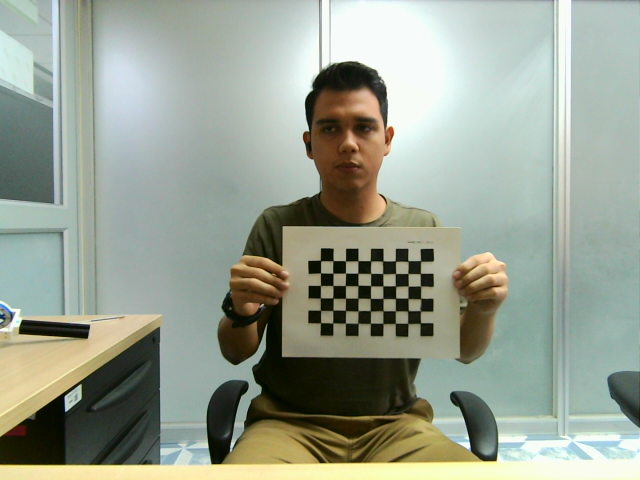
#> input picture captures/left2/LEFT_visible_20250710_110814.png, 640 x 480 px, found by its file name
$ python histogram_matching.py
#> lines starting #> are read from the running program, lines starting #| are printed output that depends on the picture; pictures that were not available may be replaced by others from this repository, and a replacement may not be noted
import cv2
import numpy as np
from skimage.exposure import match_histograms
import os
import matplotlib.pyplot as plt

def histogram_match_visible_to_thermal(visible_rgb_path, thermal_gray_path, output_path="salidas/visible_matched.png", mostrar=True):
    # Leer imagen visible en RGB y térmica en escala de grises
#> called with output_path = 'histogram_matching/visible_matched.png', mostrar = True
    visible_bgr = cv2.imread(visible_rgb_path)
#> visible_bgr is the input picture: shape (480, 640, 3); mean B, G, R 146.1, 160.3, 152.4
    thermal_gray = cv2.imread(thermal_gray_path, cv2.IMREAD_GRAYSCALE)
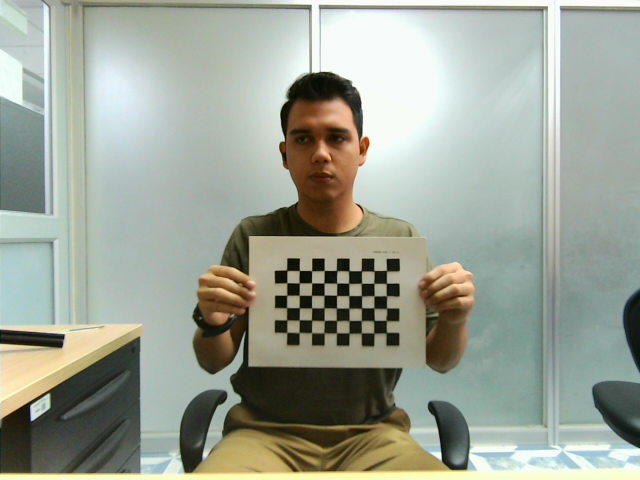
#> input picture captures/visible/right/RIGHT_visible_20250710_110814.png, 640 x 480 px, given in place of thermal_20250710_110814.png, which was not available
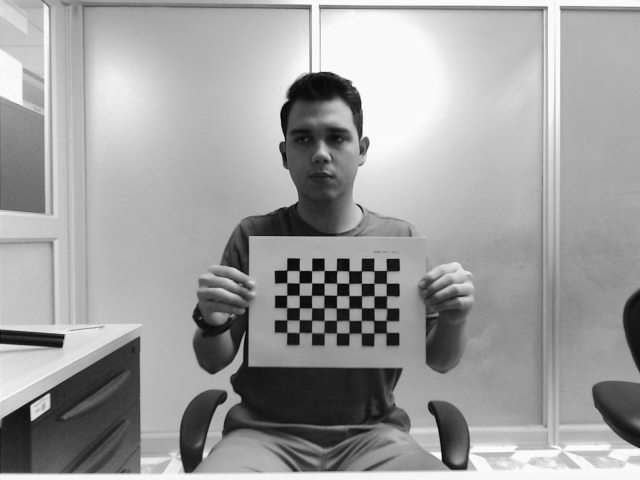
#> thermal_gray: shape (480, 640); min 1, max 254, mean 159

    if visible_bgr is None or thermal_gray is None:
        raise FileNotFoundError("No se pudo cargar una de las imágenes.")

    # Convertir visible de BGR a YUV (separamos luminancia)
    visible_yuv = cv2.cvtColor(visible_bgr, cv2.COLOR_BGR2YUV)
#> visible_yuv: shape (480, 640, 3); mean of channels 0, 1, 2 156.3, 123, 124.6
    Y, U, V = cv2.split(visible_yuv)
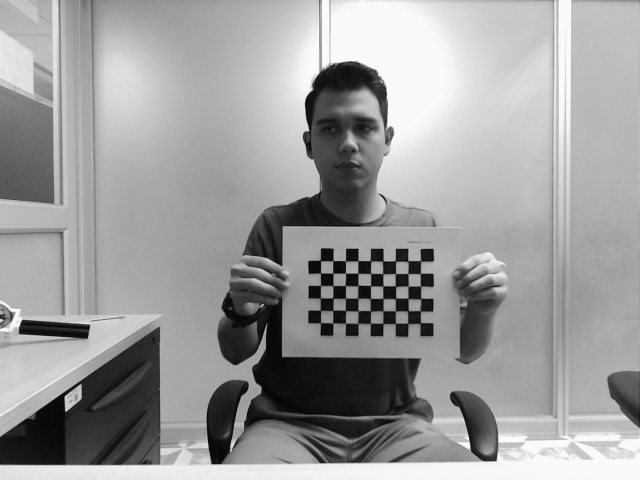
#> Y: shape (480, 640); min 1, max 255, mean 156.3
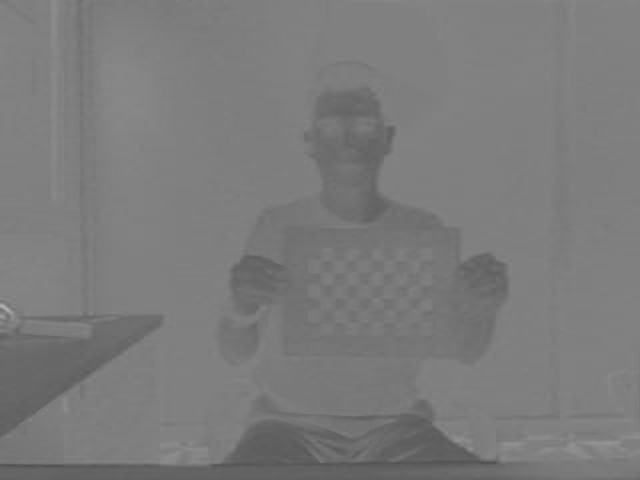
#> U: shape (480, 640); min 80, max 177, mean 123
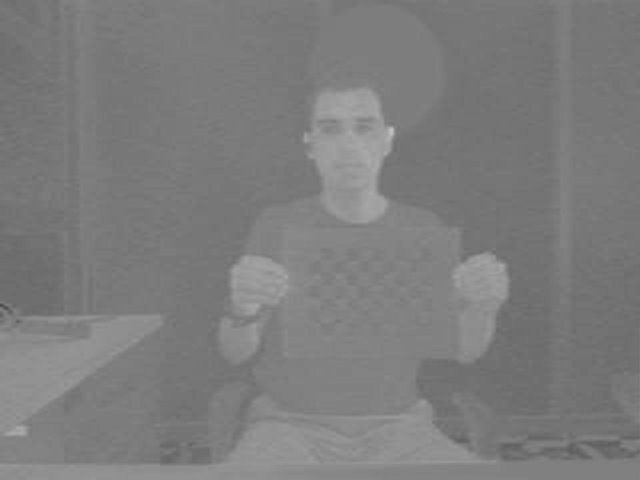
#> V: shape (480, 640); min 69, max 194, mean 124.6

    # Aplicar histogram matching: canal Y → thermal
    Y_matched = match_histograms(Y, thermal_gray).astype(np.uint8)

    # Reconstruir imagen YUV con Y ajustado
    matched_yuv = cv2.merge([Y_matched, U, V])
#> matched_yuv: shape (480, 640, 3); mean of channels 0, 1, 2 158.6, 123, 124.6
    matched_bgr = cv2.cvtColor(matched_yuv, cv2.COLOR_YUV2BGR)

    # Guardar imagen RGB final
    os.makedirs(os.path.dirname(output_path), exist_ok=True)
    cv2.imwrite(output_path, matched_bgr)
    print(f"[INFO] Imagen visible ajustada guardada en: {output_path}")

    # Mostrar imágenes si se desea
    if mostrar:
        plt.figure(figsize=(12, 4))
        plt.subplot(1, 3, 1)
        plt.imshow(cv2.cvtColor(visible_bgr, cv2.COLOR_BGR2RGB))
        plt.title("Visible original (RGB)")

        plt.subplot(1, 3, 2)
        plt.imshow(thermal_gray, cmap="gray")
        plt.title("Térmica (referencia)")

        plt.subplot(1, 3, 3)
        plt.imshow(cv2.cvtColor(matched_bgr, cv2.COLOR_BGR2RGB))
        plt.title("Visible ajustada (RGB)")
        plt.tight_layout()
        plt.show()
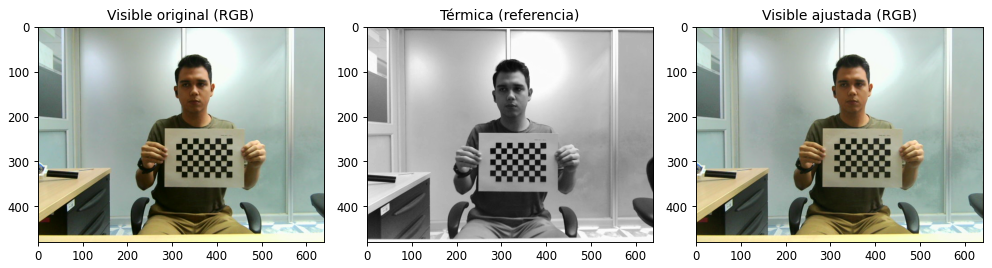
#> figure drawn by matplotlib, 3 panels

    return matched_bgr

# [6 lines of commented-out code are left out]

histogram_match_visible_to_thermal(
    visible_rgb_path="captures/visible/left/LEFT_visible_20250710_110814.png",
    thermal_gray_path="captures/inverse/thermal_20250710_110814.png",
    output_path="histogram_matching/visible_matched.png"
)
